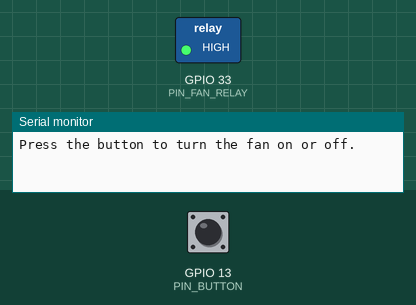
A sketch run on a simulated ESP32. Parts: switched loads named in the sketch (green lamp = pin HIGH), the last lines printed to the serial monitor. The inputs (shaded band) are chosen by the test bench; at power-on: GPIO 13 (PIN_BUTTON) HIGH.

Above: at 1.2 s.
1.3 s: GPIO 13 (PIN_BUTTON) pulled LOW for 0.15 s
At 1.8 s:
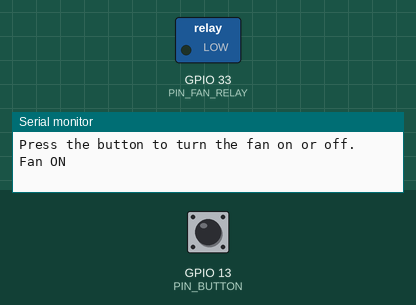
2.9 s: GPIO 13 (PIN_BUTTON) pulled LOW for 1 s
At 4.3 s:
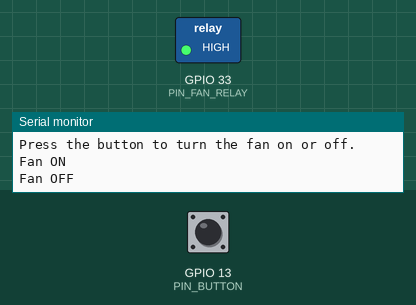
5.4 s: GPIO 13 (PIN_BUTTON) pulled LOW for 3.2 s
At 9.1 s:
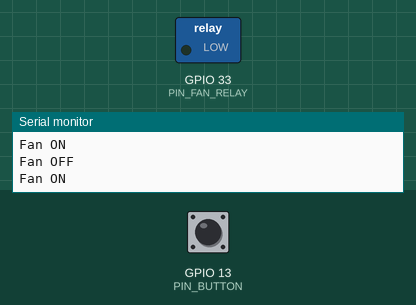
Timing chart, 0 to 10.6 s (numbered marks = the images above; inputs shaded):
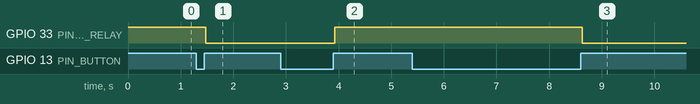

Measured:
- after the input at 1.3 s, GPIO 33 (PIN_FAN_RELAY): HIGH → LOW after 0.18 s
- after the input at 2.9 s, GPIO 33 (PIN_FAN_RELAY): LOW → HIGH after 1.0 s
- after the input at 5.4 s, GPIO 33 (PIN_FAN_RELAY): HIGH → LOW after 3.2 s

The sketch:

module05_fan_relay.ino
```cpp
// Module 5 - Practice 6: a button turns a fan on and off through a relay
// Fan relay on D33 (IN2 of the 2-channel relay module, active LOW). Button on D13.
// The fan gets 5 V from the MB102 through the relay's COM-NO contacts.

const int PIN_BUTTON = 13;      // manual button (canonical pin map)
const int PIN_FAN_RELAY = 33;   // fan relay (canonical pin map)
const int DEBOUNCE_DELAY = 30;  // milliseconds

bool fanOn = false;

// Returns true ONCE for every real press (same as Practice 2.2).
bool buttonPressed() {
  if (digitalRead(PIN_BUTTON) == HIGH) {
    return false;
  }
  delay(DEBOUNCE_DELAY);
  if (digitalRead(PIN_BUTTON) == HIGH) {
    return false;
  }
  while (digitalRead(PIN_BUTTON) == LOW) {
    delay(1);
  }
  delay(DEBOUNCE_DELAY);
  return true;
}

// Our relay module is "active LOW": LOW = the relay connects (fan runs), HIGH = the relay releases.
void setFan(bool isOn) {
  if (isOn) {
    digitalWrite(PIN_FAN_RELAY, LOW);
  } else {
    digitalWrite(PIN_FAN_RELAY, HIGH);
  }
}

void setup() {
  Serial.begin(115200);
  pinMode(PIN_BUTTON, INPUT_PULLUP);
  pinMode(PIN_FAN_RELAY, OUTPUT);
  setFan(false);  // make sure the fan is off right away
  Serial.println("Press the button to turn the fan on or off.");
}

void loop() {
  if (buttonPressed()) {
    fanOn = !fanOn;
    setFan(fanOn);
    if (fanOn) {
      Serial.println("Fan ON");
    } else {
      Serial.println("Fan OFF");
    }
  }
}
```
